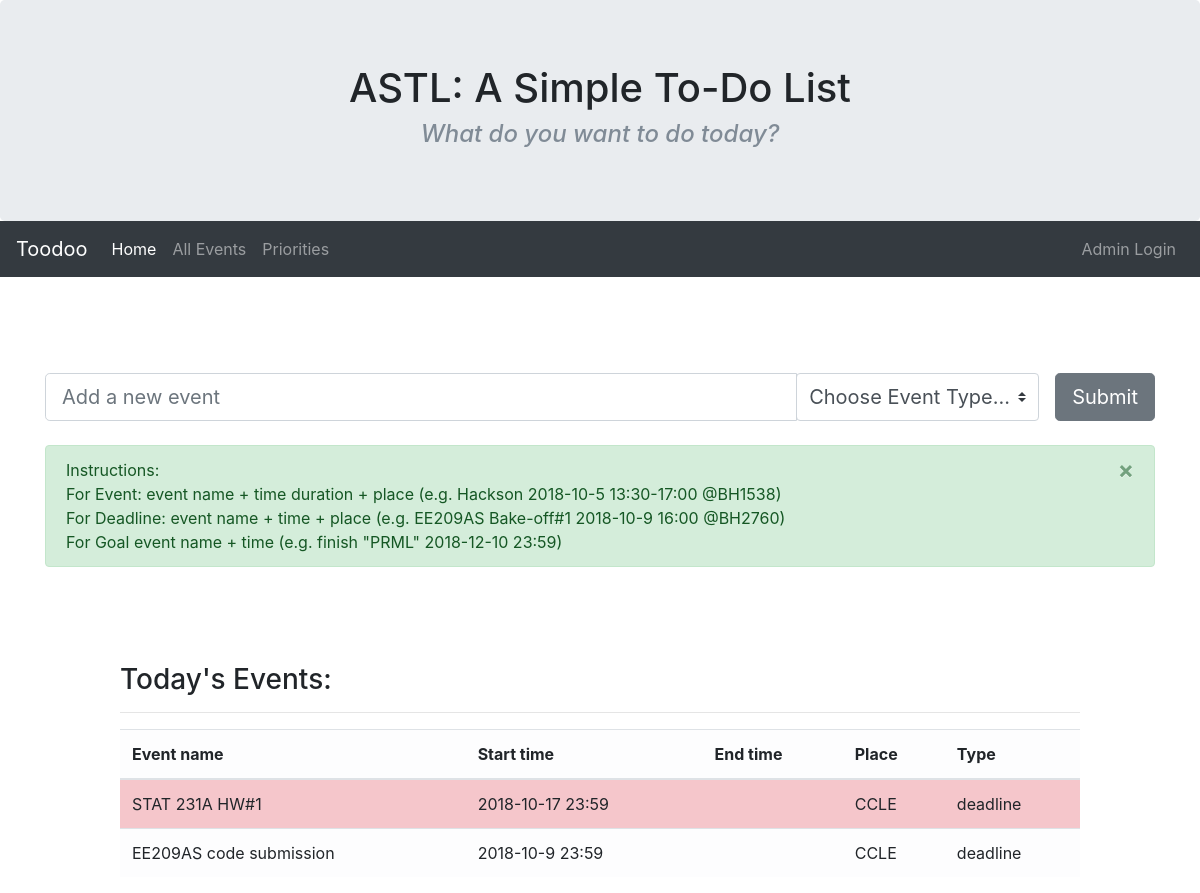
The page / on the database its author committed.
### sd/models.py (models this page shows)
class uq_event(models.Model):
    evt_name = models.CharField(max_length=130)
    evt_place = models.CharField(max_length=130, blank=True)
    evt_exact_time = models.CharField(max_length=130, blank=True)
    evt_year =  models.CharField(max_length=4, blank=True)
    evt_month = models.CharField(max_length=2, blank=True)
    evt_date = models.CharField(max_length=2, blank=True)
    evt_end_time = models.CharField(max_length=130, blank=True)
    evt_duration = models.CharField(max_length=130, blank=True)
    evt_done = models.BooleanField(default=False)
    EVENT = 'EV'
    DEADLINE = 'DL'
    GOAL = 'GL'
    EVT_COHICES = (
        (EVENT, 'event'),
        (DEADLINE, 'deadline'),
        (GOAL, 'goal'),
    )
    evt_type = models.CharField(max_length=2,
                                choices=EVT_COHICES,
                                default=EVENT)
    uuid = models.CharField(max_length=130, blank=True)
    unix_tmp = models.FloatField(default=1000000000.0)
    urgent = models.BooleanField(default=False)

### sd/views.py (the view)
# urls.py: url(r'^$', sd_views.index, name="sdviews"),
def index(request):
    tz = pytz.timezone('America/Los_Angeles')
    today_year = datetime.datetime.now(tz).year
    today_month = datetime.datetime.now(tz).month
    today_date  = datetime.datetime.now(tz).day
    dic = {'evt_done':False, \
           'evt_year':today_year,\
           'evt_month':today_month,\
           'evt_date':today_date,\
           'urgent':False
           }
    events = uq_event.objects.filter(**dic).all()
    urgent_events = uq_event.objects.filter(urgent=True).all()
    return render(request, 'index.html',{'events':events, 'urgent_events':urgent_events})

### template/index.html (shortened to what this page needs)
<!DOCTYPE html>
<html>
  <head>
    <link rel="stylesheet" href="https://stackpath.bootstrapcdn.com/bootstrap/4.1.3/css/bootstrap.min.css"></link>
  </head>
  <body>
    <div class="jumbotron mb-0 text-center">
      <h1>
          ASTL: A Simple To-Do List
      </h1>
      <h4>
        <i>
          <font color="#808b96">
            What do you want to do today?
          </font>
        </i>
      </h4>
    </div>
    <nav class="navbar navbar-expand-lg navbar-dark bg-dark">
      <a class="navbar-brand" href="#">Toodoo</a>
      <div class="collapse navbar-collapse" id="navbarNav">
        <ul class="navbar-nav">
          <li class="nav-item active">
            <a class="nav-link" href="{% url 'sdviews' %}">Home <span class="sr-only">(current)</span></a>
          </li>
          <li class="nav-item">
            <a class="nav-link" href="{% url 'allevt' %}">All Events</a>
          </li>
          <li class="nav-item">
            <a class="nav-link" href="{% url 'wkevt' %}">Priorities</a>
          </li>
        </ul>
      </div>
      <div class="navbar-collapse collapse order-3 dual-collapse2">
        <ul class="navbar-nav ml-auto">
          <a class="nav-link" href="{% url 'admin:index' %}">Admin Login</a>
        </ul>
      </div>
    </nav>
    <div class="container" style="margin-top:6em;margin-bottom:6em">
      <form action="/submit_event/" method="post">
        <div class="input-group input-group-lg">
          <input type="text mr-5" class="form-control" placeholder="Add a new event" id="new_event" name="new_event">
          <div class="input-group-append  mr-2">
            <select class="custom-select custom-select-lg mr-2" id="is_event_type" name="is_event_type">
              <option selected>Choose Event Type...</option>
            </select>
          </div>
          <button type="submit" class="btn btn-secondary btn-lg">
            Submit
          </button>
        </div>
    </form>
    <br>
    <div class="alert alert-success alert-dismissible">
      Instructions: <br>
      For Event: event name + time duration + place (e.g. Hackson 2018-10-5 13:30-17:00 @BH1538)<br>
      For Deadline: event name + time + place (e.g. EE209AS Bake-off#1 2018-10-9 16:00 @BH2760)<br>
      For Goal event name + time (e.g. finish "PRML" 2018-12-10 23:59)<br>
      <a href="#" class="close" data-dismiss="alert" aria-label="close">&times;</a>
    </div>
    </div>
    <div class="centering" style="max-width:80%;margin-left: auto;margin-right: auto">
      <h3>
        Today's Events:
      </h3>
      <hr> </hr>
      <table class="table table-striped table-light", id="dataTable">
          <thead>
          <tr>
              <th data-field="name" data-sortable="true">Event name</th>
              <th data-field="time" data-sortable="true">Start time</th>
              <th data-field="time_end" data-sortable="true">End time</th>
              <th data-field="palce" data-sortable="true">Place</th>
              <th data-field="type" data-sortable="true">Type</th>
          </tr>
          </thead>
          <tbody id="dataBody">
            {% if urgent_events %}
              {% for event in urgent_events %}
                <tr class="table-danger">
                  <td>{{event.evt_name}}</td>
                  <td>{{event.evt_exact_time}}</td>
                    {% if event.evt_end_time%}
                      <td>{{event.evt_end_time}}</td>
                    {% else %}
                      <td> </td>
                    {% endif%}
                  <td>{{event.evt_place}}</td>
                  <td>{{event.evt_type}}</td>
                </tr>
              {% endfor %}
            {% endif %}
            {% if events %}
              {% for event in events %}
              <tr>
                <td>{{event.evt_name}}</td>
                <td>{{event.evt_exact_time}}</td>
                  {% if event.evt_end_time %}
                    <td>{{event.evt_end_time}}</td>
                  {% else %}
                    <td> </td>
                  {% endif %}
                <td>{{event.evt_place}}</td>
                <td>{{event.evt_type}}</td>
              </tr>
              {% endfor %}
            {% endif %}
          </tbody>
      </table>
    </div>
  </body>
</html>

### rows shown on the page
uq_event: evt_name "STAT 231A HW#1", evt_exact_time "2018-10-17 23:59", evt_place "CCLE", evt_type "deadline"
uq_event: evt_name "EE209AS code submission", evt_exact_time "2018-10-9 23:59", evt_place "CCLE", evt_type "deadline"
